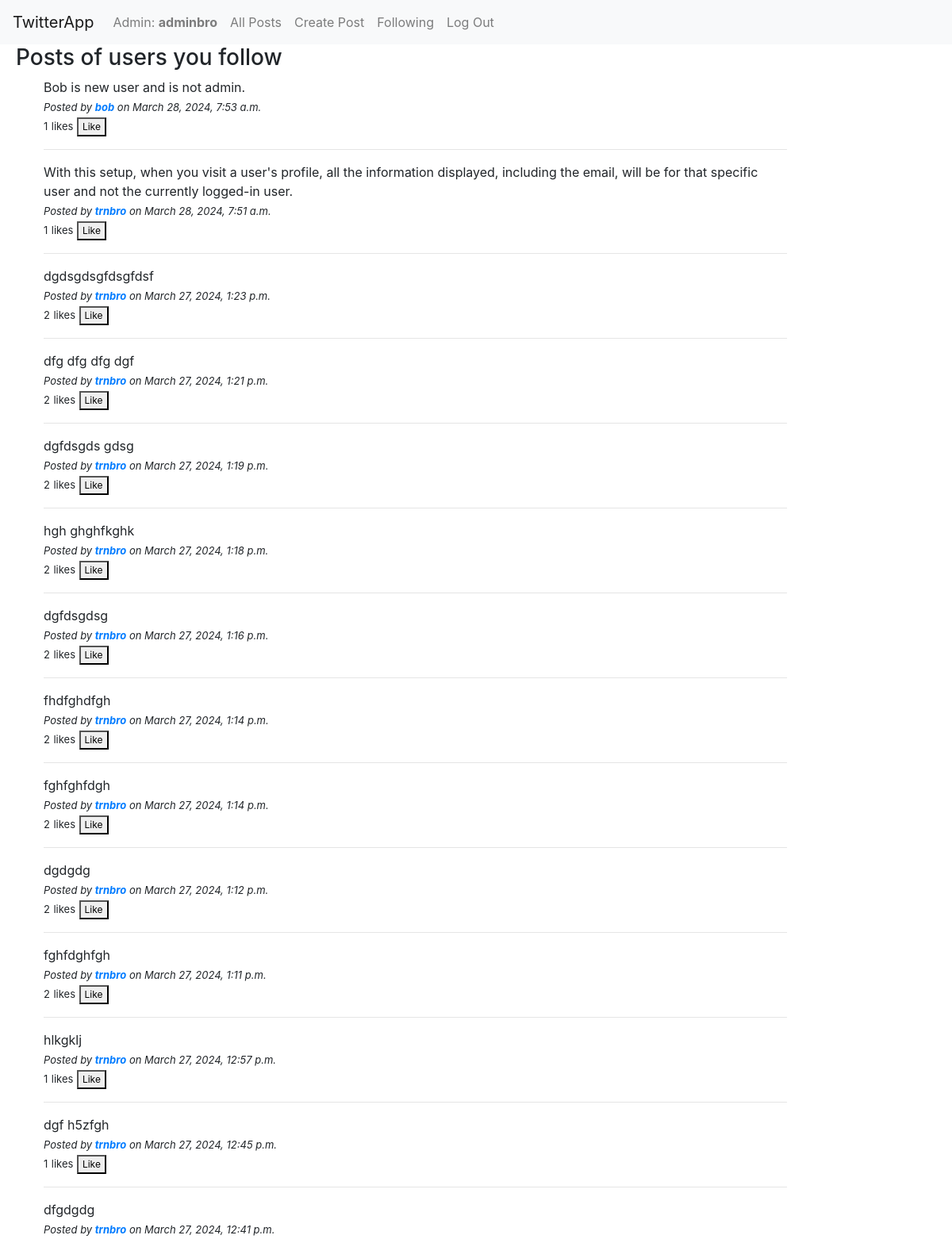
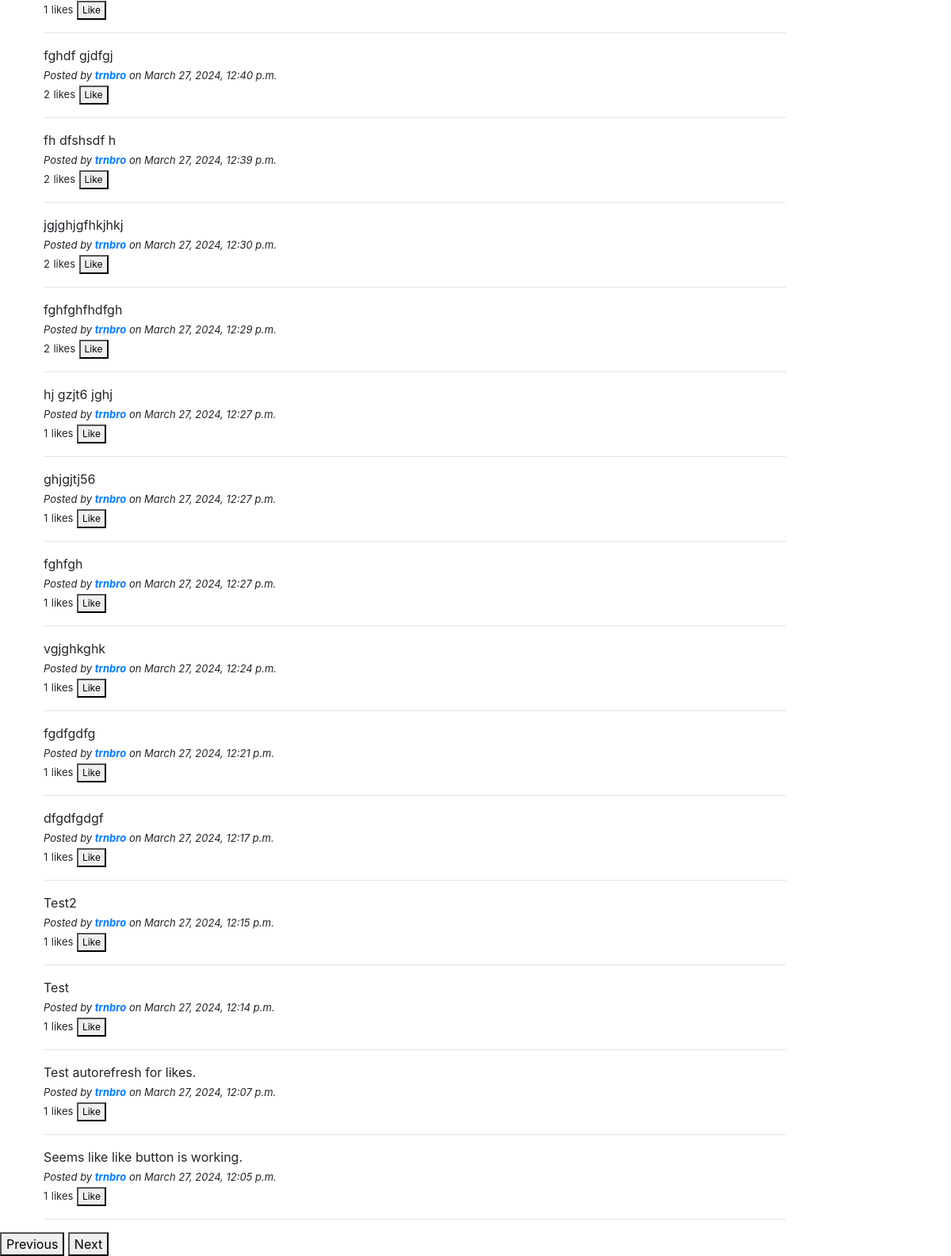
The app's page /following_users (signed in) with its own data (2 pictures, top to bottom).
### twitterapp/models.py (models this page shows, shortened)
class User(AbstractUser):
    is_admin = models.BooleanField(default=False)
    followers = models.ManyToManyField('self', symmetrical=False, related_name='following')

class Post(models.Model):
    user = models.ForeignKey(User, on_delete=models.CASCADE)
    text = models.TextField()
    created_at = models.DateTimeField(auto_now_add=True)
    updated_at = models.DateTimeField(auto_now=True)
    likes = models.ManyToManyField(User, through='Like', related_name='liked_posts', blank=True)
    is_edited = models.BooleanField(default=False)  # Add a field to track if the post has been edited
    edited_text = models.TextField(blank=True, null=True)  # Field to store the edited content
    def total_likes(self):
        return self.likes.count()

### twitterapp/views.py (the view)
# urls.py: path('following_users', views.following_users, name='following_users'), # See posts of users we follow
def following_users(request):
    if request.user.is_authenticated:
        following_users_ids = request.user.following.values_list('id', flat=True)
        posts = Post.objects.filter(user__in=following_users_ids).order_by('-created_at')
        return render(request, 'twitterapp/following_users.html', {'posts': posts})
    else:
        return render(request, 'twitterapp/login.html')

### twitterapp/templates/twitterapp/following_users.html
{% extends "twitterapp/layout.html" %}
{% block body %}
    <h3 class="margin_left20">Posts of users you follow</h3>
    <ul id="posts-container">
        {% for post in posts %}
        <div class="col-sm-10">
            {{ post.text }}<br>
            <i><span id="font_small">Posted by <b><a href="{% url 'user_page' username=post.user.username %}">{{ post.user.username }}</a></b> on {{ post.created_at }}</i></span><br>
            <span class="font_small" id="likes_count_{{ post.id }}">{{ post.total_likes }}</span> <span class="font_small"> likes</span>
            <button class="like-btn" data-post-id="{{ post.id }}">Like</button>
            <hr>
        </div>
        {% endfor %}
    </ul>
    <div id="pagination-container">
        <button id="previous-btn">Previous</button>
        <button id="next-btn">Next</button>
    </div>
{% endblock %}

### twitterapp/templates/twitterapp/layout.html (shortened to what this page needs)
{% load static %}
<!DOCTYPE html>
<html lang="en">
<head>
    <link rel="stylesheet" href="https://stackpath.bootstrapcdn.com/bootstrap/4.4.1/css/bootstrap.min.css">
    <link href="{% static 'twitterapp/styles.css' %}" rel="stylesheet">
</head>
<body>
    <nav class="navbar navbar-expand-lg navbar-light bg-light">
        <a class="navbar-brand" href="#">TwitterApp</a>
        <div>
            <ul class="navbar-nav mr-auto">
                {% if user.is_authenticated %}
                    {% if user.is_admin %}
                    <li class="nav-item">
                        <a class="nav-link" href="{% url 'user_page' user.username %}">Admin: <strong>{{ user.username }}</strong></a>
                    </li>
                    {% else %}
                    <li class="nav-item">
                        <a class="nav-link" href="#"><strong>{{ user.username }}</strong></a>
                    </li>
                    {% endif %}
                {% endif %}
                <li class="nav-item">
                    <a class="nav-link" href="{% url 'index' %}">All Posts</a>
                </li>
                {% if user.is_authenticated %}
                    <li class="nav-item">
                        <a class="nav-link" href="{% url 'create_post' %}">Create Post</a>
                    </li>
                    <li class="nav-item">
                        <a class="nav-link" href="{% url 'following_users' %}">Following</a>
                    </li>
                    <li class="nav-item">
                        <a class="nav-link" href="{% url 'logout' %}">Log Out</a>
                    </li>
                {% endif %}
            </ul>
        </div>
    </nav>
    <div class="body">
        {% block body %}
        {% endblock %}
    </div>
</body>
</html>

### twitterapp/static/twitterapp/styles.css (style rules this page uses)
.margin_left20 { margin-left: 20px; }
#font_small { font-size: small; }
.font_small { font-size: small; }
.like-btn { font-size: 12px; padding: 1px 5px; }

### records on screen
User: username "adminbro"
Post: text "Bob is new user and is not admin.", user.username "bob", created_at "March 28, 2024, 7:53 a.m.", total_likes "1"
Post: text "With this setup, when you visit a user's profile, all the information displayed, including the email, will be for that specific user and not the currently logged-in user.", user.username "trnbro", created_at "March 28, 2024, 7:51 a.m.", total_likes "1"
Post: text "dgdsgdsgfdsgfdsf", user.username "trnbro", created_at "March 27, 2024, 1:23 p.m.", total_likes "2"
Post: text "dfg dfg dfg dgf", user.username "trnbro", created_at "March 27, 2024, 1:21 p.m.", total_likes "2"
Post: text "dgfdsgds gdsg", user.username "trnbro", created_at "March 27, 2024, 1:19 p.m.", total_likes "2"
Post: text "hgh ghghfkghk", user.username "trnbro", created_at "March 27, 2024, 1:18 p.m.", total_likes "2"
Post: text "dgfdsgdsg", user.username "trnbro", created_at "March 27, 2024, 1:16 p.m.", total_likes "2"
Post: text "fhdfghdfgh", user.username "trnbro", created_at "March 27, 2024, 1:14 p.m.", total_likes "2"
Post: text "fghfghfdgh", user.username "trnbro", created_at "March 27, 2024, 1:14 p.m.", total_likes "2"
Post: text "dgdgdg", user.username "trnbro", created_at "March 27, 2024, 1:12 p.m.", total_likes "2"
Post: text "fghfdghfgh", user.username "trnbro", created_at "March 27, 2024, 1:11 p.m.", total_likes "2"
Post: text "hlkgklj", user.username "trnbro", created_at "March 27, 2024, 12:57 p.m.", total_likes "1"
Post: text "dgf h5zfgh", user.username "trnbro", created_at "March 27, 2024, 12:45 p.m.", total_likes "1"
Post: text "dfgdgdg", user.username "trnbro", created_at "March 27, 2024, 12:41 p.m.", total_likes "1"
Post: text "fghdf gjdfgj", user.username "trnbro", created_at "March 27, 2024, 12:40 p.m.", total_likes "2"
Post: text "fh dfshsdf h", user.username "trnbro", created_at "March 27, 2024, 12:39 p.m.", total_likes "2"
Post: text "jgjghjgfhkjhkj", user.username "trnbro", created_at "March 27, 2024, 12:30 p.m.", total_likes "2"
Post: text "fghfghfhdfgh", user.username "trnbro", created_at "March 27, 2024, 12:29 p.m.", total_likes "2"
Post: text "hj gzjt6 jghj", user.username "trnbro", created_at "March 27, 2024, 12:27 p.m.", total_likes "1"
Post: text "ghjgjtj56", user.username "trnbro", created_at "March 27, 2024, 12:27 p.m.", total_likes "1"
Post: text "fghfgh", user.username "trnbro", created_at "March 27, 2024, 12:27 p.m.", total_likes "1"
Post: text "vgjghkghk", user.username "trnbro", created_at "March 27, 2024, 12:24 p.m.", total_likes "1"
Post: text "fgdfgdfg", user.username "trnbro", created_at "March 27, 2024, 12:21 p.m.", total_likes "1"
Post: text "dfgdfgdgf", user.username "trnbro", created_at "March 27, 2024, 12:17 p.m.", total_likes "1"
Post: text "Test2", user.username "trnbro", created_at "March 27, 2024, 12:15 p.m.", total_likes "1"
Post: text "Test", user.username "trnbro", created_at "March 27, 2024, 12:14 p.m.", total_likes "1"
Post: text "Test autorefresh for likes.", user.username "trnbro", created_at "March 27, 2024, 12:07 p.m.", total_likes "1"
Post: text "Seems like like button is working.", user.username "trnbro", created_at "March 27, 2024, 12:05 p.m.", total_likes "1"
